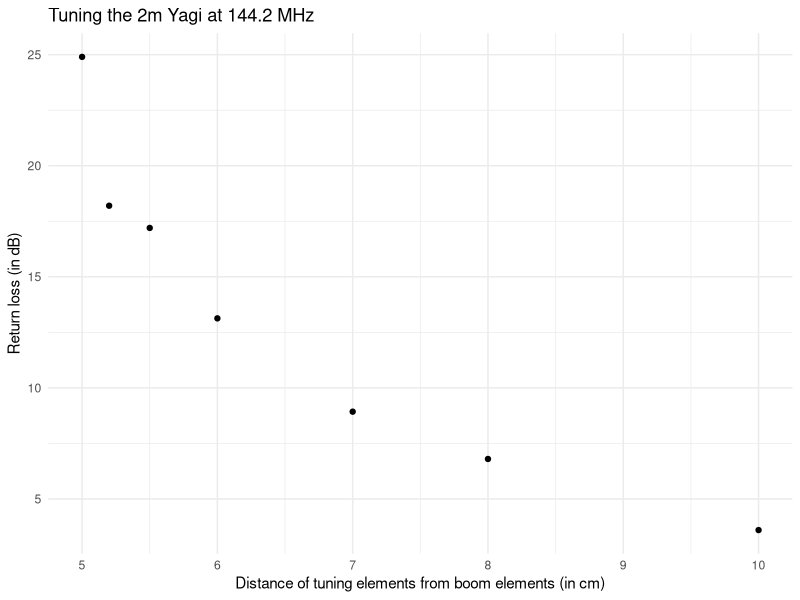

The R source for this figure:
## ---- chunk 1
library(tidyverse)
losses <- tribble(~distance, ~returnloss,
                  10, 3.6,
                  8, 6.8,
                  7, 8.93,
                  6, 13.13,
                  5, 24.9,
                  5.5, 17.2,
                  5.2, 18.2)
losses %>% ggplot(aes(x=distance, y=returnloss)) +
  geom_point() +
  theme_minimal() + 
  labs( y = "Return loss (in dB)", 
        x = "Distance of tuning elements from boom elements (in cm)", 
        title="Tuning the 2m Yagi at 144.2 MHz")
